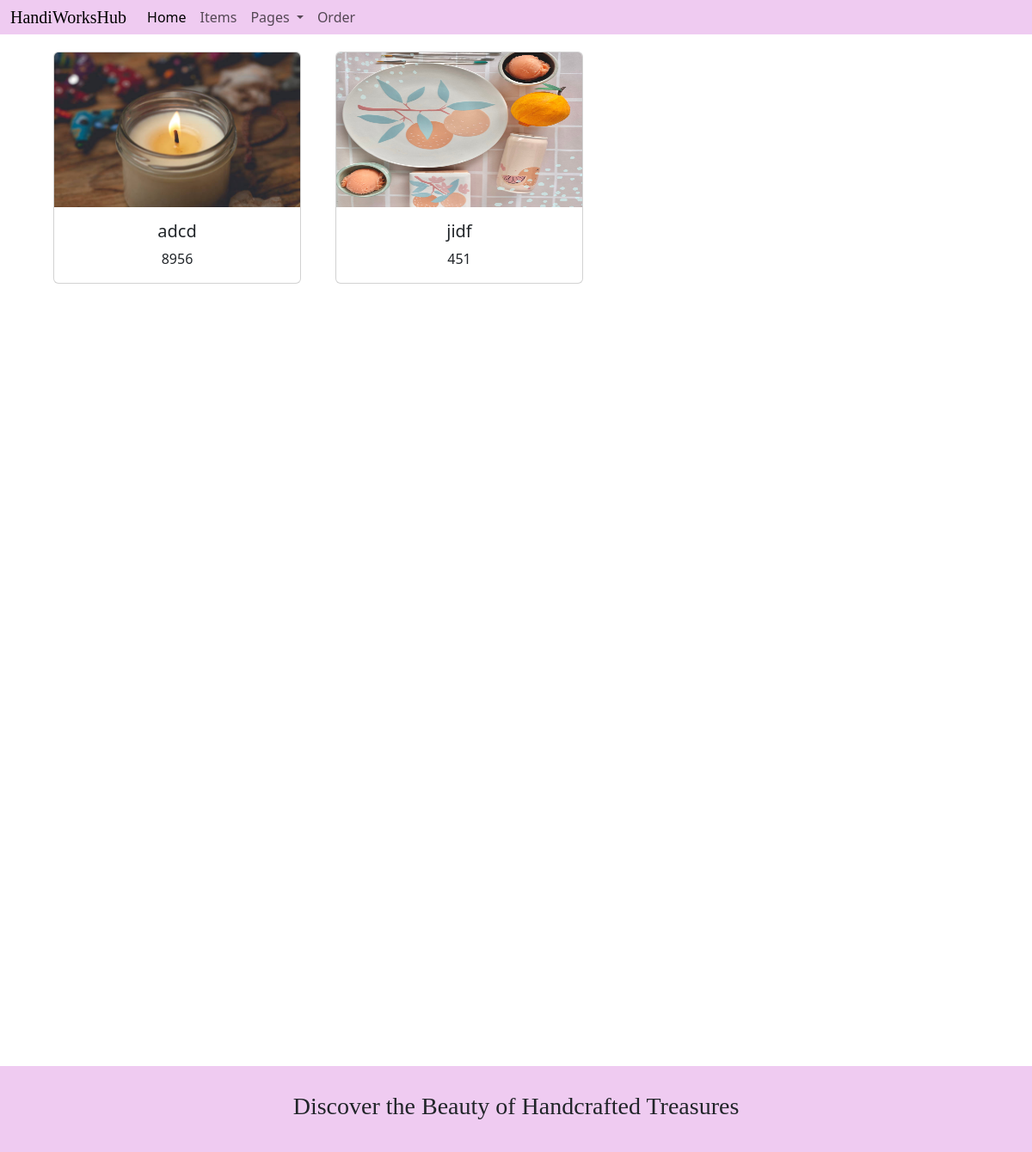
/planter/, run on the app's committed database.
### home/models.py (models this page shows)
class planters(models.Model):
    planter_name=models.CharField(max_length=20)
    planter_id=models.CharField(max_length=20,null = True,unique=True)
    planter_img=models.ImageField(upload_to='products',null=True)

### home/views.py (the view)
# urls.py: path('planter/', views.planter,name='planter'),
def planter(request):
    planter_dict={
        'planter_key':planters.objects.all()
    }
    return render(request,'planter.html',planter_dict)

### templates/planter.html (shortened to what this page needs)
{% extends 'base.html' %}
{% load static %}
{% block content %}
{% for p in planter_key %}
<div class="container"text-center>
    <div class="card text-center" style="width: 18rem;float: left;margin: 20px;">
      <img src="{{p.planter_img.url}}" class="card-img-top" alt="..." style="max-width: 100%;
      max-height: 180px;">
        <div class="card-body">
          <h5 class="card-title">{{p.planter_name}}</h5>
          <p class="card-text">{{p.planter_id}}</p>
        </div>
      </div>
</div>
{% endfor %}
{% endblock %}

### static/css/style.css (style rules this page uses)
img { max-width: 100%; max-height: 500px; }

### data on the page
planters: planter_img (picture), planter_name "adcd", planter_id "8956"
planters: planter_img (picture), planter_name "jidf", planter_id "451"
